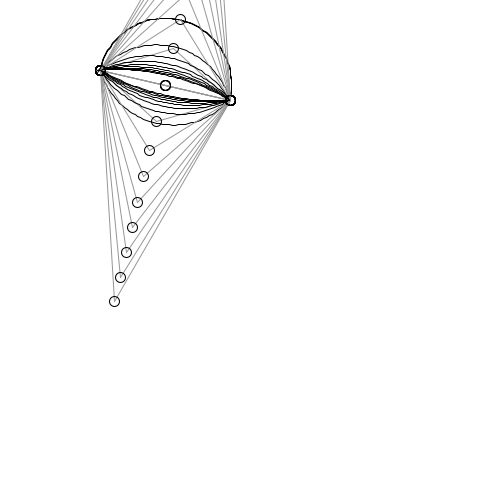
Frame 1 (no input)
Frame 60 (the mouse pressed at the canvas centre just before this capture): identical to frame 1, image omitted
Frame 120 (the mouse held since frame 60 and released just before this capture): identical to frame 1, image omitted

The Processing sketch that drew this single still picture (run headless with seeded random() and noise(); from frame 60 on, the mouse is pressed at the canvas centre):

// Processing sketch: Arc2ptRad_findCen
// ── Arc2ptRad_findCen.pde
pt P=new pt(100,70), Q=new pt(230,100);

ArrayList<pt> ptList;

boolean lock=false;
int locked_index;
pt locked_pt;

void setup(){
  size(500,500);
}

void draw(){
  background(255);
  ptList=new ArrayList<pt>();
  ptList.add(P);ptList.add(Q);  
  for(float r=0; r<500; r+=50){
      findCenterFrom2pt_Rad(P,Q,r,1);
      findCenterFrom2pt_Rad(P,Q,r,-1);
  }  
}

void findCenterFrom2pt_Rad(pt A, pt B, float r, int dir){
  float x0=A.x,y0=A.y, x1=B.x, y1=B.y;
  float cx,cy, nx, ny;
  float d=sqrt((x1-x0)*(x1-x0)+(y1-y0)*(y1-y0));
  float mx=(x0+x1)/2, my=(y0+y1)/2; //midpt 
  
  if(dir>0) {
    nx=(y0-y1)/d; ny=(x1-x0)/d; //normal
  }
  else{
    nx=(y1-y0)/d; ny=(x0-x1)/d; //normal
  }
  
  
  if(r>d/2){        
    float h=sqrt((r*r) - (d*d/4));  //distance to center  
    cx=mx+ (0.5)*(h*nx);
    cy=my+ (0.5)*(h*ny);    
  }else{
    cx=mx; cy=my;
    //line(x0,y0,cx,cy);
    //line(x1,y1,cx,cy);
  }
  pt a=new pt(x0,y0);
  pt b=new pt(x1,y1);
  pt c=new pt(cx,cy);
  noFill();
  draw3ptArc(a,c,b);
  ellipse(x0,y0,10,10);
  ellipse(x1,y1,10,10);
  ellipse(cx,cy,10,10);
  
}

void draw3ptArc(pt A, pt X, pt C){
  int num_div=50;
  stroke(150,150,150);
  strokeWeight(1);
  line(X.x,X.y,A.x,A.y);
  line(X.x,X.y,C.x,C.y);
  stroke(0,0,0);
  vec XA = V(X,A), XC = V(X,C); 
  float a = angle(XA,XC), da=a/num_div;  
  PShape s=createShape();
  s.beginShape();
  if(a>0){     
     for (float w=a; w>-da; w-=da){
       pt Q=(P(X,R(XA,w)));
       s.vertex(Q.x,Q.y);
     }
   }
   else {
     for (float w=0; w>=a; w+=da){
       pt Q=(P(X,R(XA,w)));
       s.vertex(Q.x,Q.y);
     }
   }
  s.endShape();
  shape(s);
}

void mousePressed(){
  float x=mouseX;
  float y=mouseY;
  float r=50;
  for(int i=0; i<ptList.size(); i++){
    pt p0=ptList.get(i);
    if(dis(x,y,p0.x,p0.y)<25){
      lock=true;
      locked_pt=p0;
      locked_index=i;  
      stroke(255,255,255);
      fill(255,0,0,50);
      ellipse(p0.x,p0.y,20,20); 
    }
  }
}

public void mouseDragged(){
  if(lock==true){
    pt P=ptList.get(locked_index);
    P.x=(mouseX);
    P.y=(mouseY);  
    stroke(255,255,255);
    fill(255,0,0,50);
    ellipse(P.x,P.y,20,20);   
  }
}

void keyPressed(){
  if(key=='a');
}
/*
* 4. UTILITY
*/
public double dis(float x, float y, float a, float b){
  double d=sqrt(sq(x-a) + sq(y-b));
  return d;
}

void plotPt(String s,pt P){
  text(s,P.x+10,P.y+10);
  fill(100,100,100,100);
 // ellipse(P.x,P.y,10,10);
  noFill();
}
// ── pv.pde
//*****************************************************************************
// TITLE:         GEOMETRY UTILITIES IN 2D  
// DESCRIPTION:   Classes and functions for manipulating points, vectors, edges, triangles, quads, frames, and circular arcs  
// AUTHOR:        Prof Jarek Rossignac
// DATE CREATED:  September 2009
// EDITS:         Revised July 2011
//*****************************************************************************
//************************************************************************
//**** POINT CLASS
//************************************************************************
class pt { float x=0,y=0; 
  // CREATE
  pt () {}
  pt (float px, float py) {x = px; y = py;};
  pt make() {return(new pt(x,y));};

  // MODIFY
  pt setTo(float px, float py) {x = px; y = py; return this;};  
  pt setTo(pt P) {x = P.x; y = P.y; return this;}; 
  pt setToMouse() { x = mouseX; y = mouseY;  return this;}; 
  pt add(float u, float v) {x += u; y += v; return this;}                       // P.add(u,v): P+=<u,v>
  pt add(pt P) {x += P.x; y += P.y; return this;};                              // incorrect notation, but useful for computing weighted averages
  pt add(float s, pt P)   {x += s*P.x; y += s*P.y; return this;};               // adds s*P
  pt add(vec V) {x += V.x; y += V.y; return this;}                              // P.add(V): P+=V
  pt add(float s, vec V) {x += s*V.x; y += s*V.y; return this;}                 // P.add(s,V): P+=sV
  pt translateTowards(float s, pt P) {x+=s*(P.x-x);  y+=s*(P.y-y);  return this;};  // transalte by ratio s towards P
  pt scale(float u, float v) {x*=u; y*=v; return this;};
  pt scale(float s) {x*=s; y*=s; return this;}                                  // P.scale(s): P*=s
  pt scale(float s, pt C) {x*=C.x+s*(x-C.x); y*=C.y+s*(y-C.y); return this;}    // P.scale(s,C): scales wrt C: P=L(C,P,s);
  pt rotate(float a) {float dx=x, dy=y, c=cos(a), s=sin(a); x=c*dx+s*dy; y=-s*dx+c*dy; return this;};     // P.rotate(a): rotate P around origin by angle a in radians
  pt rotate(float a, pt G) {float dx=x-G.x, dy=y-G.y, c=cos(a), s=sin(a); x=G.x+c*dx+s*dy; y=G.y-s*dx+c*dy; return this;};   // P.rotate(a,G): rotate P around G by angle a in radians
  pt rotate(float s, float t, pt G) {float dx=x-G.x, dy=y-G.y; dx-=dy*t; dy+=dx*s; dx-=dy*t; x=G.x+dx; y=G.y+dy;  return this;};   // fast rotate s=sin(a); t=tan(a/2); 
  pt moveWithMouse() { x += mouseX-pmouseX; y += mouseY-pmouseY;  return this;}; 
     
  // DRAW , WRITE
  pt write() {print("("+x+","+y+")"); return this;};  // writes point coordinates in text window
  pt v() {vertex(x,y); return this;};  // used for drawing polygons between beginShape(); and endShape();
  pt show(float r) {ellipse(x, y, 2*r, 2*r); return this;}; // shows point as disk of radius r
  pt show() {show(3); return this;}; // shows point as small dot
  pt label(String s, float u, float v) {fill(0,0,0); text(s, x+u, y+v); noFill(); return this; };
  pt label(String s, vec V) {fill(0,0,0); text(s, x+V.x, y+V.y); noFill(); return this; };
  pt label(String s) {label(s,5,4); return this; };
  
  
  void showLineTo (pt P) {line(x,y,P.x,P.y); }
 
  // DISPLACE
  void addVec(vec V) {x += V.x; y += V.y;}
  void subVec(vec V) {x -= V.x; y -= V.y;}
  void addScaledVec(float s, vec V) {x += s*V.x; y += s*V.y;}
  void moveTowards(pt P, float s) {x=x+s*(P.x-x);  y=y+s*(P.y-y); }
  

  // ADD, SUBTRACT, MULTIPLY
  void addPt(pt P) {x+=P.x; y+=P.y;}
  void subPt(pt P) {x-=P.x; y-=P.y;}
  void mul(float f) {x*=f; y*=f;}

  // TEST, MEASURE
  boolean isOut() {return(((x<0)||(x>width)||(y<0)||(y>height)));}
  float disTo(pt P) {return(sqrt(sq(P.x-x)+sq(P.y-y))); }
  
  // MAKE VECTOR
  vec vecTo(pt P) {return(new vec(P.x-x,P.y-y)); }
  vec vecToMid (pt P, pt Q) {return(new vec((P.x+Q.x)/2.0-x,(P.y+Q.y)/2.0-y)); }
} // end of pt class

//************************************************************************
//**** VECTOR CLASS
//************************************************************************
class vec { float x=0,y=0; 
 // CREATE
  vec () {};
  vec (float px, float py) {x = px; y = py;};
  
  vec makeCopy() {return(new vec(x,y));}; 
  vec make() {return(new vec(x,y));};
  void setFromValues(float px, float py) {x = px; y = py;}; 
  void setFromVec(vec V) { x = V.x; y = V.y; }; 
 
 // MODIFY
  vec setTo(float px, float py) {x = px; y = py; return this;}; 
  vec setTo(vec V) {x = V.x; y = V.y; return this;}; 
  vec zero() {x=0; y=0; return this;}
  vec scaleBy(float u, float v) {x*=u; y*=v; return this;};
  vec scaleBy(float f) {x*=f; y*=f; return this;};
  vec reverse() {x=-x; y=-y; return this;};
  vec divideBy(float f) {x/=f; y/=f; return this;};
  vec normalize() {float n=sqrt(sq(x)+sq(y)); if (n>0.000001) {x/=n; y/=n;}; return this;};
  vec add(float u, float v) {x += u; y += v; return this;};
  vec add(vec V) {x += V.x; y += V.y; return this;};   
  vec add(float s, vec V) {x += s*V.x; y += s*V.y; return this;};   
  vec rotateBy(float a) {float xx=x, yy=y; x=xx*cos(a)-yy*sin(a); y=xx*sin(a)+yy*cos(a); return this;};
  vec left() {float m=x; x=-y; y=m; return this;};
 
  // OUTPUT VEC
  vec clone() {return(new vec(x,y));}; 

  // OUTPUT TEST MEASURE
  float norm() {return(sqrt(sq(x)+sq(y)));}
  boolean isNull() {return((abs(x)+abs(y)<0.000001));}
  float angle() {return(atan2(y,x)); }

  // DRAW, PRINT
  void write() {println("<"+x+","+y+">");};
  void showAt (pt P) {line(P.x,P.y,P.x+x,P.y+y); }; 
  void showArrowAt (pt P) {line(P.x,P.y,P.x+x,P.y+y); 
      float n=min(this.norm()/10.,height/50.); 
      pt Q=P(P,this); 
      vec U = S(-n,U(this));
      vec W = S(.3,R(U)); 
      beginShape(); Q.add(U).add(W).v(); Q.v(); Q.add(U).add(M(W)).v(); endShape(CLOSE); }; 
  void label(String s, pt P) {P(P).add(0.5,this).add(3,R(U(this))).label(s); };
  } // end vec class

//************************************************************************
//**** POINTS FUNCTIONS
//************************************************************************
// create 
pt P() {return P(0,0); };                                                                            // make point (0,0)
pt P(float x, float y) {return new pt(x,y); };                                                       // make point (x,y)
pt P(pt P) {return P(P.x,P.y); };                                                                    // make copy of point A
pt Mouse() {return P(mouseX,mouseY);};                                                                 // returns point at current mouse location
pt Pmouse() {return P(pmouseX,pmouseY);};                                                              // returns point at previous mouse location
pt ScreenCenter() {return P(width/2,height/2);}                                                        //  point in center of  canvas

// transform 
pt R(pt Q, float a) {float dx=Q.x, dy=Q.y, c=cos(a), s=sin(a); return new pt(c*dx+s*dy,-s*dx+c*dy); };  // Q rotated by angle a around the origin
pt R(pt Q, float a, pt C) {float dx=Q.x-C.x, dy=Q.y-C.y, c=cos(a), s=sin(a); return P(C.x+c*dx-s*dy, C.y+s*dx+c*dy); };  // Q rotated by angle a around point P
pt P(pt P, vec V) {return P(P.x + V.x, P.y + V.y); }                                                 //  P+V (P transalted by vector V)
pt P(pt P, float s, vec V) {return P(P,W(s,V)); }                                                    //  P+sV (P transalted by sV)
pt P(pt P, float u, vec U, float v, vec V) {return P(P.x+u*U.x+v*V.x, P.y+u*U.y+v*V.y); }            //  P+sV (P transalted by sV)
pt T(pt P, float s, vec V) {return P(P,W(s,V)); }                                                    //  P+sV (P transalted by sV)
pt MoveByDistanceTowards(pt P, float d, pt Q) { return P(P,d,U(V(P,Q))); };                          //  P+dU(PQ) (transLAted P by *distance* s towards Q)!!!
pt T(pt P, float d, pt Q) { return MoveByDistanceTowards(P,d,Q); };                                  // T(P,s,Q): P+sU(PQ) (transalted P by distance s towards Q)

// average 
pt P(pt A, pt B) {return P((A.x+B.x)/2.0,(A.y+B.y)/2.0); };                                          // (A+B)/2 (average)
pt P(pt A, pt B, pt C) {return P((A.x+B.x+C.x)/3.0,(A.y+B.y+C.y)/3.0); };                            // (A+B+C)/3 (average)
pt P(pt A, pt B, pt C, pt D) {return P(P(A,B),P(C,D)); };                                            // (A+B+C+D)/4 (average)

// weighted average 
pt P(float a, pt A) {return P(a*A.x,a*A.y);}                                                      // aA  
pt P(float a, pt A, float b, pt B) {return P(a*A.x+b*B.x,a*A.y+b*B.y);}                              // aA+bB, (a+b=1) 
pt P(float a, pt A, float b, pt B, float c, pt C) {return P(a*A.x+b*B.x+c*C.x,a*A.y+b*B.y+c*C.y);}   // aA+bB+cC 
pt P(float a, pt A, float b, pt B, float c, pt C, float d, pt D){return P(a*A.x+b*B.x+c*C.x+d*D.x,a*A.y+b*B.y+c*C.y+d*D.y);} // aA+bB+cC+dD 

// LERP
pt L(pt A, pt B, float t) {return P(A.x+t*(B.x-A.x),A.y+t*(B.y-A.y));}
    
// measure 
boolean isSame(pt A, pt B) {return (A.x==B.x)&&(A.y==B.y) ;}                                         // A==B
boolean isSame(pt A, pt B, float e) {return ((abs(A.x-B.x)<e)&&(abs(A.y-B.y)<e));}                   // ||A-B||<e
float d(pt P, pt Q) {return sqrt(d2(P,Q));  };                                                       // ||AB|| (Distance)
float d2(pt P, pt Q) {return sq(Q.x-P.x)+sq(Q.y-P.y); };                                             // AB*AB (Distance squared)

//************************************************************************
//**** VECTOR FUNCTIONS
//************************************************************************
// create 
vec V(vec V) {return new vec(V.x,V.y); };                                                             // make copy of vector V
vec V(pt P) {return new vec(P.x,P.y); };                                                              // make vector from origin to P
vec V(float x, float y) {return new vec(x,y); };                                                      // make vector (x,y)
vec V(pt P, pt Q) {return new vec(Q.x-P.x,Q.y-P.y);};                                                 // PQ (make vector Q-P from P to Q
vec U(vec V) {float n = n(V); if (n==0) return new vec(0,0); else return new vec(V.x/n,V.y/n);};      // V/||V|| (Unit vector : normalized version of V)
vec U(pt P, pt Q) {return U(V(P,Q));};                                                                // PQ/||PQ| (Unit vector : from P towards Q)
vec MouseDrag() {return new vec(mouseX-pmouseX,mouseY-pmouseY);};                                      // vector representing recent mouse displacement

// weighted sum 
vec W(float s,vec V) {return V(s*V.x,s*V.y);}                                                      // sV
vec W(vec U, vec V) {return V(U.x+V.x,U.y+V.y);}                                                   // U+V 
vec W(vec U,float s,vec V) {return W(U,S(s,V));}                                                   // U+sV
vec W(float u, vec U, float v, vec V) {return W(S(u,U),S(v,V));}                                   // uU+vV ( Linear combination)

// transformed 
vec R(vec V) {return new vec(-V.y,V.x);};                                                             // V turned right 90 degrees (as seen on screen)
vec R(vec V, float a) {float c=cos(a), s=sin(a); return(new vec(V.x*c-V.y*s,V.x*s+V.y*c)); };                                     // V rotated by a radians
vec S(float s,vec V) {return new vec(s*V.x,s*V.y);};                                                  // sV
vec Reflection(vec V, vec N) { return W(V,-2.*dot(V,N),N);};                                          // reflection
vec M(vec V) { return V(-V.x,-V.y); }                                                                  // -V

// Interpolation 
vec L(vec U, vec V, float s) {return new vec(U.x+s*(V.x-U.x),U.y+s*(V.y-U.y));};                      // (1-s)U+sV (Linear interpolation between vectors)
vec S(vec U, vec V, float s) {float a = angle(U,V); vec W = R(U,s*a); float u = n(U), v=n(V); return W(pow(v/u,s),W); } // steady interpolation from U to V
vec slerp(vec U, float t, vec V) {float a = angle(U,V); float b=sin((1.-t)*a),c=sin(t*a),d=sin(a); return W(b/d,U,c/d,V); } // UNIT vectors ONLY!

// measure 
float dot(vec U, vec V) {return U.x*V.x+U.y*V.y; }                                                     // dot(U,V): U*V (dot product U*V)
float det(vec U, vec V) {return dot(R(U),V); }                                                         // det | U V | = scalar cross UxV 
float n(vec V) {return sqrt(dot(V,V));};                                                               // n(V): ||V|| (norm: length of V)
float n2(vec V) {return sq(V.x)+sq(V.y);};                                                             // n2(V): V*V (norm squared)
boolean parallel (vec U, vec V) {return dot(U,R(V))==0; }; 
float angle (vec U, vec V) {return atan2(det(U,V),dot(U,V)); };                                   // angle <U,V> (between -PI and PI)
float angle(vec V) {return(atan2(V.y,V.x)); };                                                       // angle between <1,0> and V (between -PI and PI)
float angle(pt A, pt B, pt C) {return  angle(V(B,A),V(B,C)); }                                       // angle <BA,BC>
float turnAngle(pt A, pt B, pt C) {return  angle(V(A,B),V(B,C)); }                                   // angle <AB,BC> (positive when right turn as seen on screen)
int toDeg(float a) {return int(a*180/PI);}                                                           // convert radians to degrees
float toRad(float a) {return(a*PI/180);}                                                             // convert degrees to radians 
float positive(float a) { if(a<0) return a+TWO_PI; else return a;}                                   // adds 2PI to make angle positive



//************************************************************************
//**** DISPLAY
//************************************************************************
// point / polygon
void show(pt P, float r) {ellipse(P.x, P.y, 2*r, 2*r);};                                             // draws circle of center r around P
void show(pt P) {ellipse(P.x, P.y, 6,6);};                                                           // draws small circle around point

// edge / arrow
void edge(pt P, pt Q) {line(P.x,P.y,Q.x,Q.y); };                                                      // draws edge (P,Q)
void arrow(pt P, pt Q) {arrow(P,V(P,Q)); }                                                            // draws arrow from P to Q
void show(pt P, vec V) {line(P.x,P.y,P.x+V.x,P.y+V.y); }                                              // show V as line-segment from P 
void show(pt P, float s, vec V) {show(P,S(s,V));}                                                     // show sV as line-segment from P 
void arrow(pt P, float s, vec V) {arrow(P,S(s,V));}                                                   // show sV as arrow from P 
void arrow(pt P, vec V, String S) {arrow(P,V); P(P(P,0.70,V),15,R(U(V))).label(S,V(-5,4));}       // show V as arrow from P and print string S on its side
void arrow(pt P, vec V) {show(P,V);  float n=n(V); if(n<0.01) return; float s=max(min(0.2,20./n),6./n);       // show V as arrow from P 
     pt Q=P(P,V); vec U = S(-s,V); vec W = R(S(.3,U)); beginShape(); v(P(P(Q,U),W)); v(Q); v(P(P(Q,U),-1,W)); endShape(CLOSE);}; 

// triangle, polygon
void v(pt P) {vertex(P.x,P.y);};                                                                     // vertex for drawing polygons between beginShape() and endShape()
void show(pt A, pt B, pt C)  {beginShape();  A.v(); B.v(); C.v(); endShape(CLOSE);}                   // render triangle A, B, C
void show(pt A, pt B, pt C, pt D)  {beginShape();  A.v(); B.v(); C.v(); D.v(); endShape(CLOSE);}      // render quad A, B, C, D

// text
void label(pt P, String S) {text(S, P.x-4,P.y+6.5); }                                                 // writes string S next to P on the screen ( for example label(P[i],str(i));)
void label(pt P, vec V, String S) {text(S, P.x-3.5+V.x,P.y+7+V.y); }                                  // writes string S at P+V
